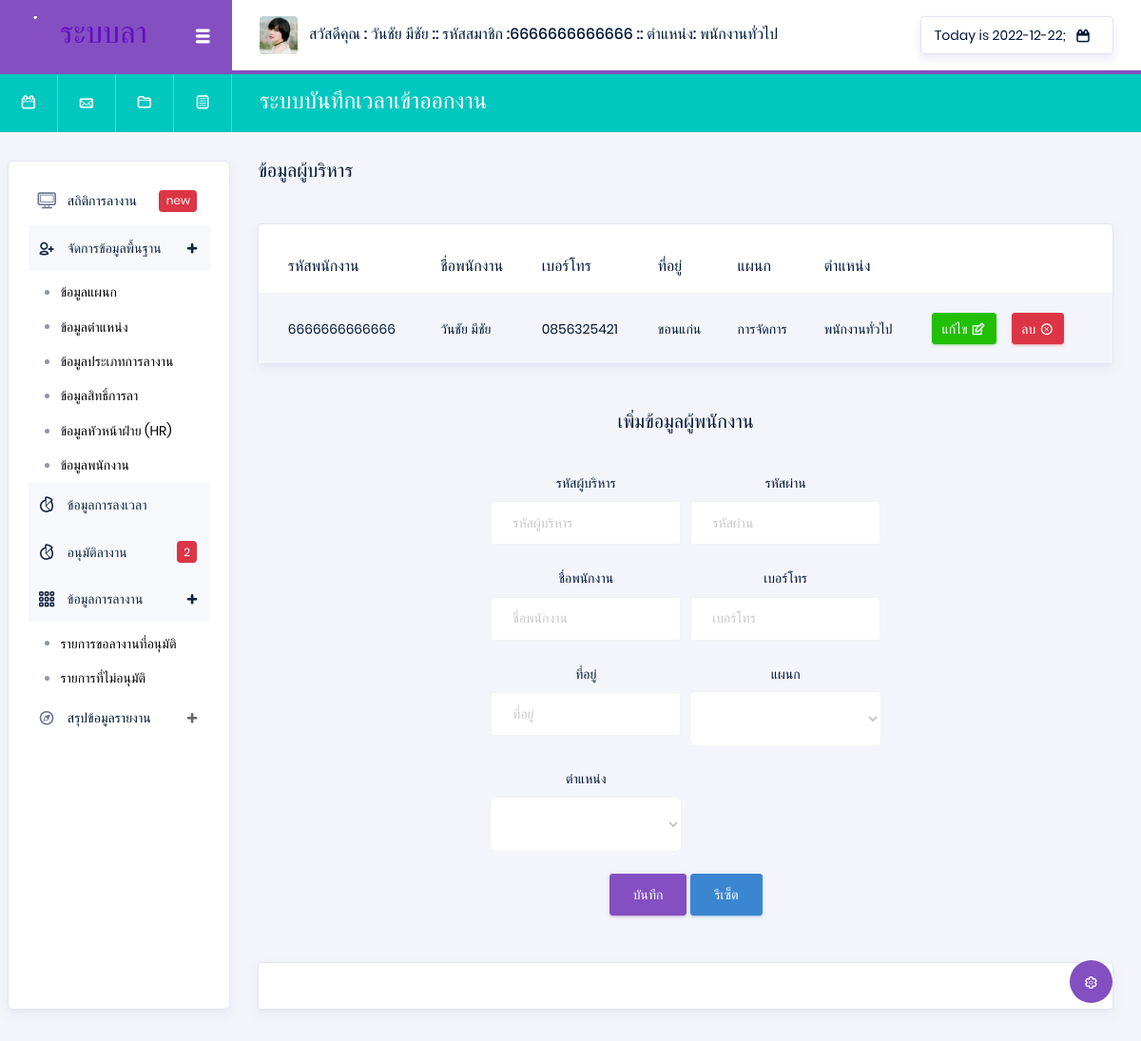
The app's page /index.php?p=employeeEmp (signed in) with its own data.
### tables this page shows
CREATE TABLE `position` (
  `Pos_id` varchar(13) NOT NULL,
  `Pos_name` varchar(50) NOT NULL
);

CREATE TABLE `employee` (
  `Emp_id` varchar(13) NOT NULL,
  `Emp_name` varchar(50) NOT NULL,
  `Emp_tel` varchar(10) NOT NULL,
  `Emp_address` varchar(200) NOT NULL,
  `Dep_id` varchar(13) NOT NULL,
  `Pos_id` varchar(13) NOT NULL,
  `Emp_pass` varchar(100) NOT NULL
);

CREATE TABLE `department` (
  `Dep_id` varchar(13) NOT NULL,
  `Dep_name` varchar(50) NOT NULL
);

### api/showData.php (called while the page is built, shortened)
<?php
$Pos_id = $_SESSION['Pos_id'];
@$ShowPosition = "SELECT * FROM position WHERE  Pos_id =  '$Pos_id' ";
@$SQLShowPosition = mysqli_query($con, $ShowPosition) or die("Error in query: $ShowPosition ");
while ($Showposition = mysqli_fetch_array($SQLShowPosition)) {
    @$Pos_name = $Showposition['Pos_name'];
}
@$department = "SELECT * FROM department  ";
@$Sqldepartment = mysqli_query($con, $department) or die("Error in query: $department ");
@$position = "SELECT * FROM position  ";
@$Sqlposition = mysqli_query($con, $position) or die("Error in query: $position ");
$ps = 0;
$DataPos = [];
@$Sqlposition1 = mysqli_query($con, $position) or die("Error in query: $position ");
while ($Showposition1 = mysqli_fetch_array($Sqlposition1)) {
    $ps++;
    $DataPos[$ps]  =  $Showposition1['Pos_id'];
}
@$employeeEmp = "SELECT * FROM employee  WHERE Pos_id = '$DataPos[3]'   ";
@$SqlemployeeEmp = mysqli_query($con, $employeeEmp) or die("Error in query: $employeeEmp ");

### pages/system/employeeEmp.php (the view, shortened to what this page needs)
<div class="main-panel">
    <div class="content-wrapper">
        <?php
        extract(@$_GET);
        ?>
        <div class="row">
            <div class="col-xl-6 grid-margin stretch-card flex-column">
                <h5 class="mb-2 text-titlecase mb-4">ข้อมูลผู้บริหาร</h5>
            </div>
        </div>
        <div class="row">
            <div class="col-md-12">
                <div class="card">
                    <div class="table-responsive pt-3">
                        <table class="table table-striped project-orders-table">
                            <thead>
                                <tr>
                                    <th class="ml-5">รหัสพนักงาน</th>
                                    <th>ชื่อพนักงาน</th>
                                    <th>เบอร์โทร</th>
                                    <th>ที่อยู่</th>
                                    <th>แผนก</th>
                                    <th>ตำแหน่ง</th>
                                </tr>
                            </thead>
                            <tbody>
                                <?php
                                while ($ShowmployeetEmp = mysqli_fetch_array($SqlemployeeEmp)) {
                                ?>
                                    <tr>
                                        <td> <?php echo $ShowmployeetEmp['Emp_id'] ?> </td>
                                        <td><?php echo $ShowmployeetEmp['Emp_name'] ?></td>
                                        <td><?php echo $ShowmployeetEmp['Emp_tel'] ?></td>
                                        <td><?php echo $ShowmployeetEmp['Emp_address'] ?></td>
                                        <td><?php
                                            $Dep_id = $ShowmployeetEmp['Dep_id'];
                                            @$SqlsDep = "SELECT * FROM department WHERE  Dep_id =  '$Dep_id' ";
                                            @$SqlsDepData = mysqli_query($con, $SqlsDep) or die("Error in query: $SqlsDep ");
                                            while ($ShowSqlsDepData = mysqli_fetch_array($SqlsDepData)) {
                                                @$Dep_name = $ShowSqlsDepData['Dep_name'];
                                            }
                                            echo $Dep_name;
                                            ?></td>
                                        <td><?php
                                            $Pos_id = $ShowmployeetEmp['Pos_id'];
                                            @$ShowPosition = "SELECT * FROM position WHERE  Pos_id =  '$Pos_id' ";
                                            @$SQLShowPosition = mysqli_query($con, $ShowPosition) or die("Error in query: $ShowPosition ");
                                            while ($Showposition = mysqli_fetch_array($SQLShowPosition)) {
                                                @$Pos_name = $Showposition['Pos_name'];
                                            }
                                            echo $Pos_name;
                                            ?></td>
                                        <td>
                                            <div class="d-flex align-items-center">
                                                <button type="button" data-toggle="modal" data-target="#addnullEmployee" onclick="edtiEmployee(Emp_id =<?php echo $ShowmployeetEmp['Emp_id'] ?>)" class="btn btn-success btn-sm btn-icon-text mr-3">
                                                    แก้ไข
                                                    <i class="typcn typcn-edit btn-icon-append"></i>
                                                </button>
                                                <a href="./api/api_system.php?str=deleteEmployee&str2=employeeEmp&Emp_id=<?php echo $ShowmployeetEmp['Emp_id']; ?>" onclick="return confirm('คุณแน่ใจว่าจะลบข้อมูลใช่หรือไม่');" type="button" class="btn btn-danger btn-sm btn-icon-text">
                                                    ลบ
                                                    <i class="typcn typcn-delete-outline btn-icon-append"></i>
                                                </a>
                                            </div>
                                        </td>
                                    </tr>
                                <?php } ?>
                            </tbody>
                        </table>
                    </div>
                </div>
            </div>
        </div>
        <br> <br>
        <center>
            <h5 class="mb-2 text-titlecase mb-4" id="buttonY">เพิ่มข้อมูลผู้พนักงาน</h5>
            <div class="card-body col-md-6">
                <form class="forms-sample" action="./api/api_system.php" method="POST">
                    <div class="form-row">
                        <div class="form-group col-md-6 ">
                            <label for="exampleInputUsername1">รหัสผู้บริหาร</label>
                            <input type="text" class="form-control" name="Emp_id" id="Emp_id4" placeholder="รหัสผู้บริหาร" required>
                        </div>
                        <div class="form-group col-md-6 ">
                            <label for="exampleInputUsername1">รหัสผ่าน</label>
                            <input type="password" class="form-control" name="Emp_pass" id="Emp_pass" placeholder="รหัสผ่าน" required>
                        </div>
                        <div class="form-group col-md-6 ">
                            <label for="exampleInputUsername1">ชื่อพนักงาน</label>
                            <input type="text" class="form-control" name="Emp_name" id="Emp_name" placeholder="ชื่อพนักงาน" required>
                        </div>
                        <div class="form-group col-md-6 ">
                            <label for="exampleInputUsername1">เบอร์โทร</label>
                            <input type="text" class="form-control" name="Emp_tel" id="Emp_tel" placeholder="เบอร์โทร" required>
                        </div>
                        <div class="form-group col-md-6 ">
                            <label for="exampleInputUsername1">ที่อยู่</label>
                            <input type="text" class="form-control" name="Emp_address" id="Emp_address" placeholder="ที่อยู่" required>
                        </div>
                        <div class="form-group col-md-6 ">
                            <label for="exampleInputUsername1">แผนก</label>
                            <select class="form-control form-control-lg" name="Dep_id" id="exampleFormControlSelect1">
                                <option id="Dep_id" value="" selected> </option>
                                <?php
                                while ($Showdepartment = mysqli_fetch_array($Sqldepartment)) {
                                ?>
                                    <option value="<?php echo $Showdepartment['Dep_id'] ?>"><?php echo $Showdepartment['Dep_name'] ?> </option>
                                <?php }  ?>
                            </select>
                        </div>
                        <div class="form-group col-md-6 ">
                            <label for="exampleInputUsername1">ตำแหน่ง</label>
                            <select class="form-control form-control-lg" name="Pos_id" id="exampleFormControlSelect1">
                                <option id="Pos_id" value="" selected> </option>
                                <?php
                                while ($Showposition = mysqli_fetch_array($Sqlposition)) {
                                ?>
                                    <option value="<?php echo $Showposition['Pos_id'] ?>"><?php echo $Showposition['Pos_name'] ?> </option>
                                <?php }  ?>
                            </select>
                        </div>
                    </div>
                    <button type="submit" class="btn btn-primary" id="buttonY"> บันทึก</button>
                    <a onclick="nullEmployee()" class="btn btn-info" i>รีเซ็ต </a>
                </form>
            </div>
        </center>
    </div>
    <footer class="footer">
        <div class="card">
            <div class="card-body">
            </div>
        </div>
    </footer>
</div>

### Head.php (shortened to what this page needs)
<nav class="navbar col-lg-12 col-12 p-0 fixed-top d-flex flex-row">
  <div class="navbar-brand-wrapper d-flex justify-content-center">
    <div class="navbar-brand-inner-wrapper d-flex justify-content-between align-items-center w-100">
      <a class="navbar-brand brand-logo" href="#"><img src="images/logo-dark11.svg" alt="logo" /></a>
      <button class="navbar-toggler navbar-toggler align-self-center" type="button" data-toggle="minimize">
        <span class="typcn typcn-th-menu"></span>
      </button>
    </div>
  </div>
  <div class="navbar-menu-wrapper d-flex align-items-center justify-content-end">
    <ul class="navbar-nav mr-lg-2">
      <li class="nav-item nav-profile dropdown">
        <a class="nav-link" href="#" data-toggle="dropdown" id="profileDropdown">
          <img src="images/faces/face5.jpg" alt="profile" />
          <span class="nav-profile-name">
            สวัสดีคุณ : <?php echo $_SESSION['Emp_name']; ?>
            :: รหัสสมาชิก :<?php echo $_SESSION['Emp_id']; ?>
            :: ตำแหน่ง: <?php echo $Pos_name; ?> </span>
        </a>
      </li>
    </ul>
    <ul class="navbar-nav navbar-nav-right">
      <li class="nav-item nav-date dropdown">
        <a class="nav-link d-flex justify-content-center align-items-center" href="javascript:;">
          <h6 class="date mb-0"> <?php echo "Today is " . date("Y-m-d") ?>;</h6>
          <i class="typcn typcn-calendar"></i>
        </a>
      </li>
    </ul>
  </div>
</nav>
<nav class="navbar-breadcrumb col-xl-12 col-12 d-flex flex-row p-0">
  <div class="navbar-links-wrapper d-flex align-items-stretch">
    <div class="nav-link">
      <a href="javascript:;"><i class="typcn typcn-calendar-outline"></i></a>
    </div>
    <div class="nav-link">
      <a href="javascript:;"><i class="typcn typcn-mail"></i></a>
    </div>
    <div class="nav-link">
      <a href="javascript:;"><i class="typcn typcn-folder"></i></a>
    </div>
    <div class="nav-link">
      <a href="javascript:;"><i class="typcn typcn-document-text"></i></a>
    </div>
  </div>
  <div class="navbar-menu-wrapper d-flex align-items-center justify-content-end">
    <ul class="navbar-nav mr-lg-2">
      <li class="nav-item ml-0">
        <h4 class="mb-0">ระบบบันทึกเวลาเข้าออกงาน </h4>
      </li>
    </ul>
  </div>
</nav>
<div class="container-fluid page-body-wrapper">
  <div class="theme-setting-wrapper">
    <div id="settings-trigger"><i class="typcn typcn-cog-outline"></i></div>
  </div>

### records on screen
position: Pos_name "พนักงานทั่วไป"
employee: Emp_id "6666666666666", Emp_name "วันชัย มีชัย", Emp_tel "0856325421", Emp_address "ขอนแก่น", Dep.Dep_name "การจัดการ", Pos.Pos_name "พนักงานทั่วไป"

### other values on screen
$_SESSION['Emp_name'] "วันชัย มีชัย"
$_SESSION['Emp_id'] "6666666666666"
$numd "2"
